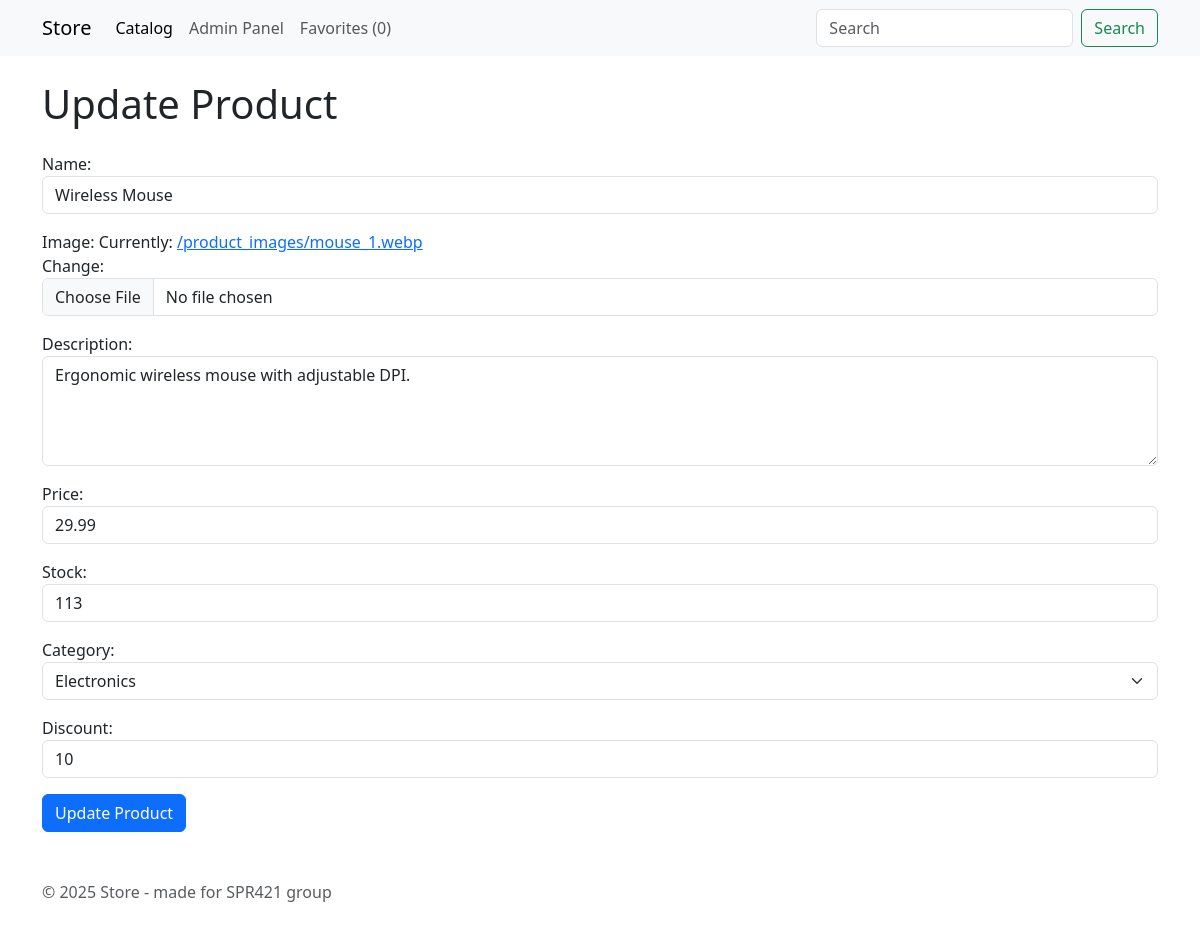
The app's page /products/update/1/ with its own data.
### products/models.py (models this page shows, shortened)
class Product(models.Model):
    CATEGORY_CHOICES = [
        ('electronics', 'Electronics'),
        ('clothing', 'Clothing'),
        ('books', 'Books'),
        ('furniture', 'Furniture'),
    ]
    name = models.CharField(max_length=100)
    image = models.ImageField(upload_to='product_images/', null=True)
    description = models.TextField(blank=True, null=True)
    price = models.DecimalField(max_digits=10, decimal_places=2)
    stock = models.IntegerField()
    category = models.CharField(max_length=50, choices=CATEGORY_CHOICES)
    discount = models.IntegerField(default=0)
    created_at = models.DateTimeField(auto_now_add=True)

### products/views.py (the view)
# urls.py: path('update/<int:id>/', views.product_update, name='product_update'),
def product_update(request, id):
    product = get_object_or_404(Product, pk=id)
    if request.method == 'POST':
        product_form = ProductForm(request.POST, request.FILES, instance=product)
        if product_form.is_valid():
            product_form.save()
            messages.success(request, f"Product has been updated successfully!")
            return redirect('list_products')
    product_form = ProductForm(instance=product)
    return render(request, 'products/update.html', {'form': product_form})

### products/forms/product.py
class ProductForm(forms.ModelForm):
    class Meta:
        model = Product
        fields = '__all__'
        widgets = {
            'name': forms.TextInput(attrs={'class': 'form-control', 'placeholder': 'Product name'}),
            'image': forms.ClearableFileInput(attrs={'class': 'form-control'}),
            'description': forms.Textarea(attrs={'class': 'form-control', 'rows': 4, 'placeholder': 'Description'}),
            'price': forms.NumberInput(attrs={'class': 'form-control', 'step': '0.01', 'placeholder': 'Price'}),
            'stock': forms.NumberInput(attrs={'class': 'form-control', 'placeholder': 'Stock quantity'}),
            'category': forms.Select(attrs={'class': 'form-select'}),
            'discount': forms.NumberInput(attrs={'class': 'form-control', 'placeholder': 'Discount %'}),
        }

### favorites/context_processor.py (called while the page is built)
def favorite_list_count(request):
    return { 'favorite_count': get_count_of_favorite_products(request) }

### favorites/favorites.py (called while the page is built)
def get_favorite_products(request):
    return request.session.get(FAVORITE_PRODUCTS_KEY, [])

def get_count_of_favorite_products(request):
    return len(get_favorite_products(request))

### products/templates/products/update.html
{% extends "layout.html" %} {% block content %}
<h1 class="mb-4">Update Product</h1>
{% include "components/product_form.html" with button_text="Update Product" %}
{% endblock %}

### products/templates/layout.html (shortened to what this page needs)
{% load static %}
<!DOCTYPE html>
<html lang="en">
  <head>
    <link
      href="https://cdn.jsdelivr.net/npm/bootstrap@5.3.8/dist/css/bootstrap.min.css"
      rel="stylesheet"
    />
    <link rel="stylesheet" href="{% static 'styles.css' %}" />
  </head>
  <body>
    <nav class="navbar navbar-expand-lg bg-body-tertiary">
      <div class="container">
        <a class="navbar-brand" href="/">Store</a>
        <div class="collapse navbar-collapse" id="navbarSupportedContent">
          <ul class="navbar-nav me-auto mb-2 mb-lg-0">
            <li class="nav-item">
              <a
                class="nav-link active"
                aria-current="page"
                href="{% url 'index' %}">Catalog</a>
            </li>
            <li class="nav-item">
              <a class="nav-link" href="{% url 'list_products' %}">Admin Panel</a>
            </li>
            <li class="nav-item">
              <a class="nav-link" href="{% url 'favorites' %}">Favorites ({{favorite_count}})</a>
            </li>
          </ul>
          <form class="d-flex" role="search">
            <input
              class="form-control me-2"
              type="search"
              placeholder="Search"
              aria-label="Search"
            />
            <button class="btn btn-outline-success" type="submit">
              Search
            </button>
          </form>
        </div>
      </div>
    </nav>
    <main class="container py-4">{% block content %} {% endblock %}</main>
    <footer class="container py-4">
      <p class="text-muted mb-0">© 2025 Store - made for SPR421 group</p>
    </footer>
  </body>
</html>

### products/templates/components/product_form.html (shortened to what this page needs)
<form method="post" enctype="multipart/form-data">
  <div class="form-group">
    {% for field in form %}
    <div class="mb-3">
      {{ field.label_tag }} {{ field }}
    </div>
    {% endfor %}
  </div>
  <button type="submit" class="btn btn-primary">{{ button_text }}</button>
</form>

### records on screen
Product: form "Wireless Mouse" "Ergonomic wireless mouse with adjustable DPI." "29.99" "113" "Electronics" "10"

### other values on screen
{{ favorite_count }} "0"
{{ field.label_tag }} "Name:" "Image:" "Description:" "Price:" "Stock:" "Category:" "Discount:"
{{ button_text }} "Update Product"
